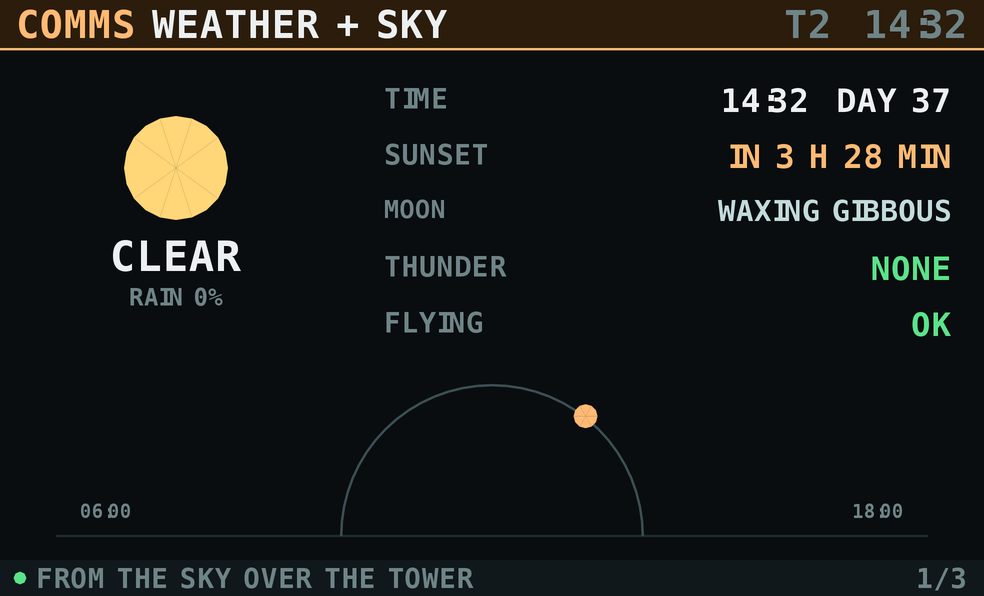
#> input picture tools/data/desk_pages/11_0.png, 984 x 596 px; its folder holds only this picture in this run
$ python -i nuclear_materials.py   (imports and definitions only)
#> lines starting #> are read from the running program, lines starting #| are printed output that depends on the picture
#> further down, picture is the input picture: PIL image 984x596 RGB; mean R, G, B 23.6, 25.9, 24.3
"""Materials for the nuclear equipment, the hazmat suit and the nuclear pipes (tools/nuclear.py): realistic in what
they show (brushed metal, chipped paint, rust at seams and bolts, poured concrete) but kept in Minecraft's language.
Each one is drawn at 128 px with layered noise and real-looking details, then brought down to 64 px a block and its
colours reduced to a small palette (stylize), so it reads as a crisp, slightly hand-painted block texture next to
vanilla rather than a photo. Each material tiles on itself, since the renderer repeats it about once a block.
"""
import math
import random

import numpy as np
from PIL import Image, ImageDraw, ImageFilter

CELL = 128
OUT = 64


def stylize(img, colours=14):
    """Brings a 128 px material down to the game's 64 px and a small palette, keeping its transparency."""
#> called with colours = 14
    img = img.convert("RGBA")
    alpha = img.split()[3].resize((OUT, OUT), Image.LANCZOS)
#> alpha: PIL image 64x64 L; every value is 255
    small = img.convert("RGB").resize((OUT, OUT), Image.LANCZOS)
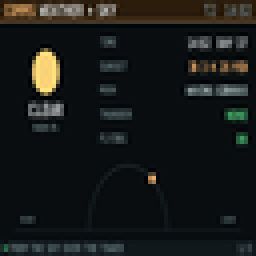
#> small: PIL image 64x64 RGB (shown 4 times larger); mean R, G, B 23.6, 25.9, 24.3
    small = small.quantize(colors=colours, method=Image.Quantize.MEDIANCUT, dither=Image.Dither.NONE).convert("RGBA")
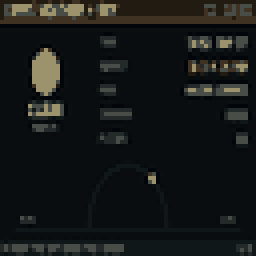
#> small: PIL image 64x64 RGBA (shown 4 times larger); mean R, G, B, A 22.1, 24.9, 23.8, 255
    # Alpha is either cut out or kept (glowing texels are marked with 254 in the full image).
    a = np.asarray(alpha, dtype=np.uint8)
    full = np.asarray(img.split()[3].resize((OUT, OUT), Image.NEAREST), dtype=np.uint8)
    a = np.where(a < 128, 0, np.where(full == 254, 254, 255)).astype(np.uint8)
    out = np.asarray(small).copy()
    out[..., 3] = a
    return Image.fromarray(out, "RGBA")


# ---------------------------------------------------------------- noise and helpers

def _rng(seed):
    return np.random.default_rng(seed)


# [42 lines left out: functions value_noise, fbm, base, shade, tint, not called in this run]


def to_img(a):
    return Image.fromarray(np.clip(a, 0, 255).astype(np.uint8), "RGBA")


def grain(size, seed, amount):
    return (_rng(seed).random((size, size)).astype(np.float32) - 0.5) * amount


# [491 lines left out: functions streaks, drips, chips, rust, seam_mask, spot_mask and 26 more, not called in this run]


def tank_grey(seed, size=CELL):
    return painted((126, 134, 136), seed, seams=(("h", 32), ("h", 96)),
                   bolts=[(x, 32) for x in range(8, size, 16)] + [(x, 96) for x in range(16, size, 16)], chip_count=4, drip_count=4, dirt=0.6)


# [12 lines left out: function lagging, not called in this run]


def turbine_blue(seed, size=CELL):
    return painted((70, 110, 140), seed, seams=(("h", 62),), bolts=[(x, 62) for x in range(8, size, 16)], chip_count=3, drip_count=3, dirt=0.4)


# ---------------------------------------------------------------- the hazmat suit

# [93 lines left out: functions fabric, tape, visor, tank, filter_face, badge and 2 more, not called in this run]


def tank_band(seed, size=CELL):
    return painted((44, 112, 190), seed, chip_count=3, drip_count=0, dirt=0.1)


# ---------------------------------------------------------------- the plant buildings' equipment (decor pieces)

# [140 lines left out: functions mimic, display, cherenkov, fuel_rack, louvre, switchgear and 1 more, not called in this run]

>>> from PIL import Image
>>> picture = Image.open('data/desk_pages/11_0.png')
>>> result = stylize(picture)

$ run again, on tools/data/desk_pages/16_0.png
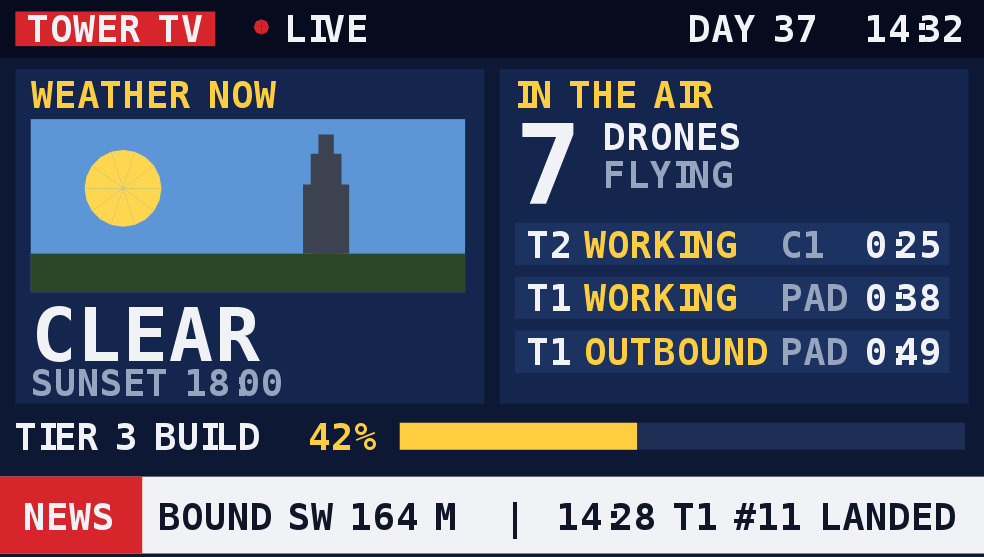
#> input picture tools/data/desk_pages/16_0.png, 984 x 557 px
#> picture is the input picture: PIL image 984x557 RGB; mean R, G, B 74.8, 84.3, 106.5
#> alpha: PIL image 64x64 L; every value is 255
#> in stylize, `small = img.convert("RGB").resize((OUT, OUT), Image.LANCZOS)`:
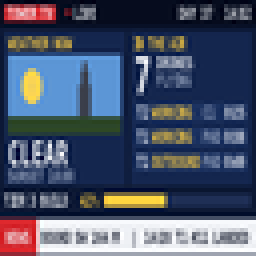
#> small: PIL image 64x64 RGB (shown 4 times larger); mean R, G, B 75, 84.5, 106.6
#> in stylize, `small = small.quantize(colors=colours, method=Image.Quantize.MEDIANCUT..`:
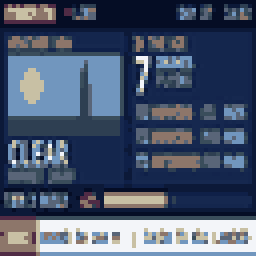
#> small: PIL image 64x64 RGBA (shown 4 times larger); mean R, G, B, A 72.8, 85.7, 109.2, 255

$ run again, on tools/data/desk_pages/2_0.png
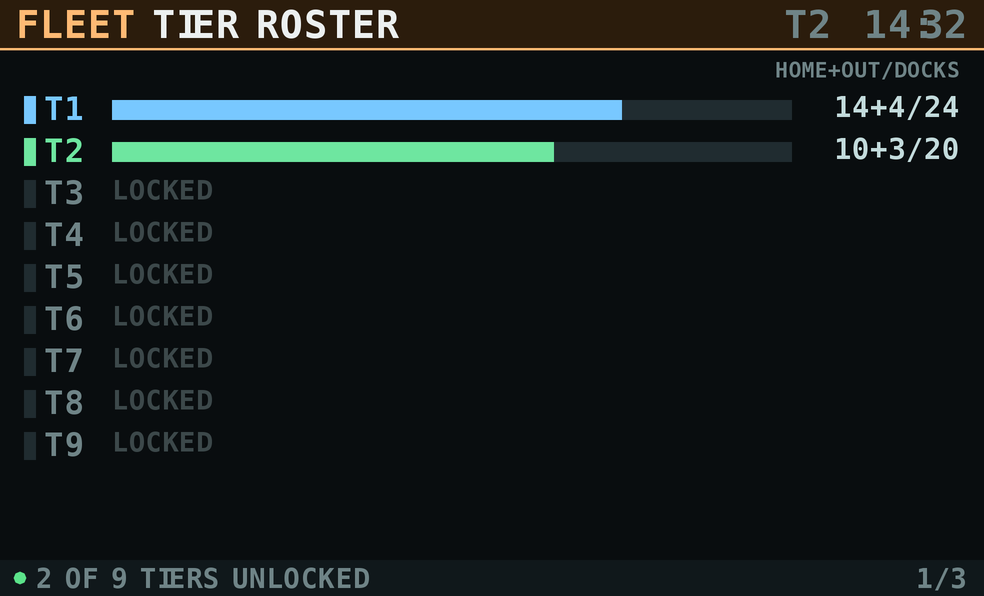
#> input picture tools/data/desk_pages/2_0.png, 984 x 596 px
#> picture is the input picture: PIL image 984x596 RGB; mean R, G, B 21.2, 27.5, 27.7
#> alpha: PIL image 64x64 L; every value is 255
#> in stylize, `small = img.convert("RGB").resize((OUT, OUT), Image.LANCZOS)`:
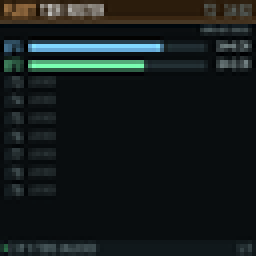
#> small: PIL image 64x64 RGB (shown 4 times larger); mean R, G, B 21.2, 27.5, 27.5
#> in stylize, `small = small.quantize(colors=colours, method=Image.Quantize.MEDIANCUT..`:
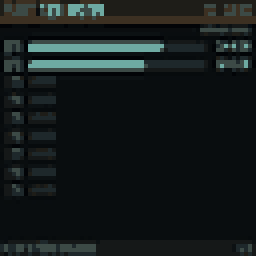
#> small: PIL image 64x64 RGBA (shown 4 times larger); mean R, G, B, A 20.5, 26.5, 26.8, 255

$ run again, on tools/data/desk_pages/2_1.png
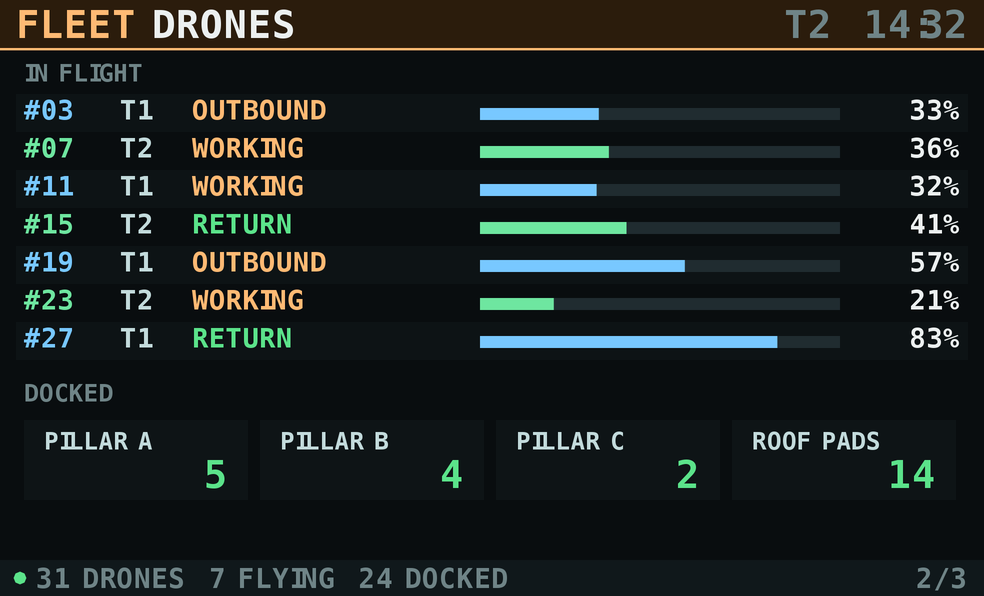
#> input picture tools/data/desk_pages/2_1.png, 984 x 596 px
#> picture is the input picture: PIL image 984x596 RGB; mean R, G, B 26.1, 32.2, 31.5
#> alpha: PIL image 64x64 L; every value is 255
#> in stylize, `small = img.convert("RGB").resize((OUT, OUT), Image.LANCZOS)`:
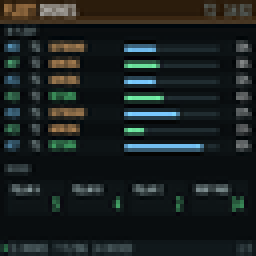
#> small: PIL image 64x64 RGB (shown 4 times larger); mean R, G, B 26, 32.2, 31.5
#> in stylize, `small = small.quantize(colors=colours, method=Image.Quantize.MEDIANCUT..`:
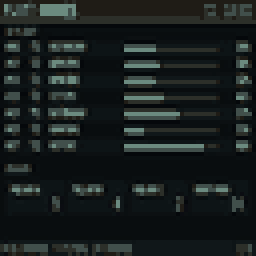
#> small: PIL image 64x64 RGBA (shown 4 times larger); mean R, G, B, A 24.6, 30.8, 30.4, 255
